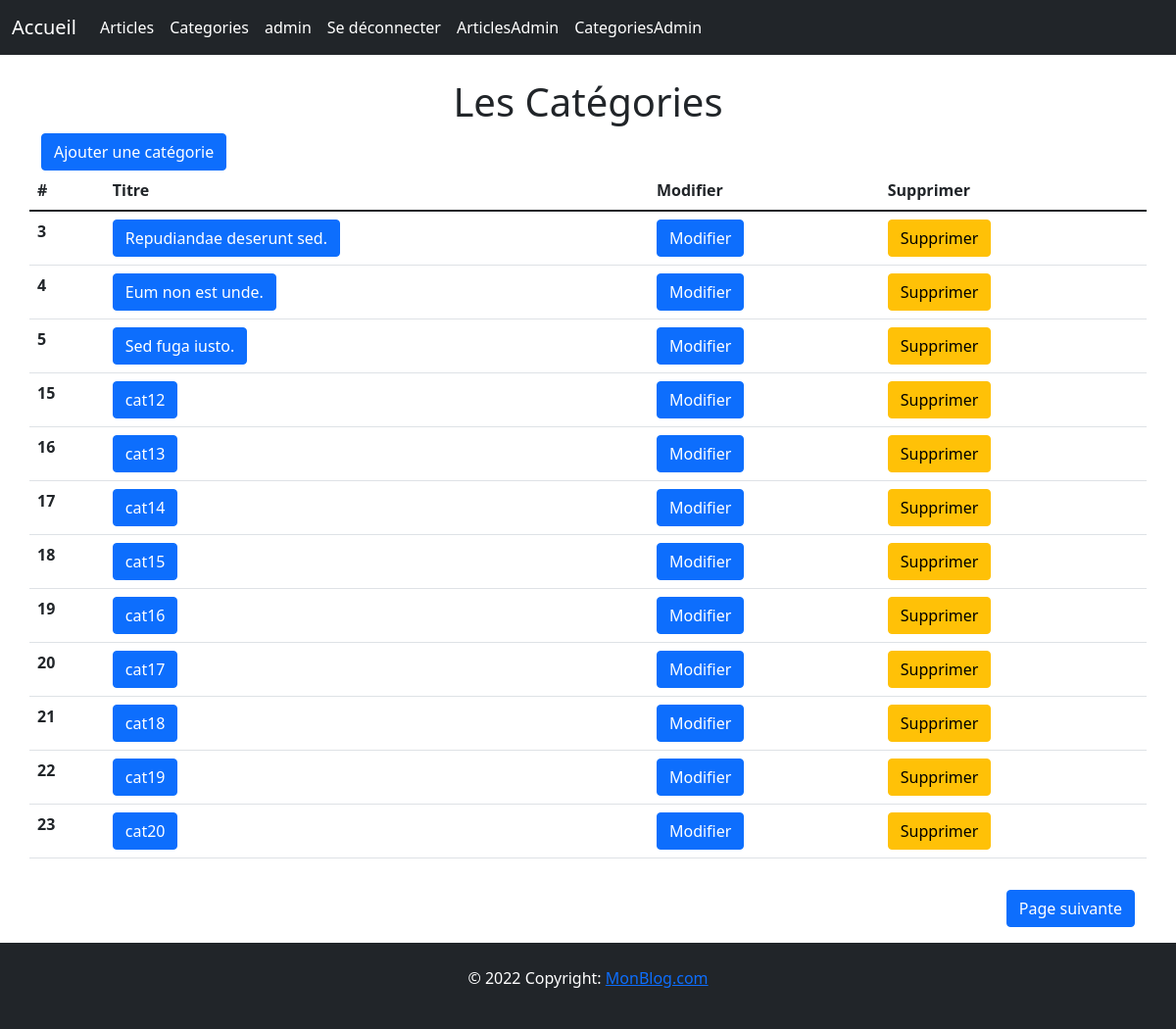
Page /admin/categories (signed in) on the committed database.
### tables this page shows
CREATE TABLE IF NOT EXISTS `category` (
  `id` int(10) unsigned NOT NULL AUTO_INCREMENT,
  `name` varchar(255) NOT NULL,
  PRIMARY KEY (`id`)
);

### app/controller/Admin.php (called while the page is built, shortened)
<?php
class Admin extends Controller
{
    public function __construct()
    {
        $this->categoryController = $this->loadController("category");
    }
    public function categories($method = null, $id = null)
    {
        $categories = $this->categoryController->getPaginatedCategories("admin/categories");
        $this->view('admin/categories', $categories);
    }
}

### app/core/app.php (called while the page is built, shortened)
<?php
class App
{
    protected $method = "index";
    public function __construct()
    {
        $url = $this->parseURL();
        if (file_exists("../app/controller/" . strtolower($url[0]) . ".php")) {
            unset($url[0]);
        } else {
            $this->controller = "post";
            $this->method = "notFound";
        }
        $this->controller = new $this->controller;
        if (isset($url[1])) {
            $url[1] = strtolower($url[1]);
            if (method_exists($this->controller, $url[1])) {
                $this->method = $url[1];
                unset($url[1]);
            }
        }
        $this->params = (count($url) > 0) ? $url : ["post"];
        call_user_func_array([$this->controller, $this->method], $this->params);
    }
    private function parseURL(): array
    {
        $url = isset($_GET['url']) ? $_GET['url'] : "post";
        return explode("/", filter_var(trim($url, "/"), FILTER_SANITIZE_URL));
    }
}

### public/index.php (called while the page is built, shortened)
<?php
$app = new App();

### app/core/database.php (called while the page is built, shortened)
<?php
class Database
{
  private $PDOInstance = null;
  private function __construct()
  {
    $string = DB_TYPE . ":host=" . DB_HOST . ";dbname=" . DB_NAME;
    $this->PDOInstance  = new PDO($string, DB_USER, DB_PASS, [
      PDO::ATTR_ERRMODE => PDO::ERRMODE_EXCEPTION
    ]);
  }
  public function read($query, $data = array(), $method = PDO::FETCH_OBJ)
  {
    $statement = $this->PDOInstance->prepare($query);
    $result = $statement->execute($data);
    if ($result) {
      $data = $statement->fetchAll($method);
      if (is_array($data) && count($data) > 0) {
        return $data;
      }
    }
    return false;
  }
}

### app/controller/Category.php (called while the page is built, shortened)
<?php
require_once('../app/helpers/Pagination.php');
class Category extends Controller
{
    private $categoryModel;
    public function __construct()
    {
        $this->categoryModel = $this->loadModel("CategoryModel");
    }
    public function getPaginatedCategories()
    {
        $queryCount = $this->categoryModel->count();
        $queryItems = $this->categoryModel->limitItems();
        $paginateCategories = new Pagination($queryCount, $queryItems, 12, "category");
        $limitCategories = $paginateCategories->getItems();
        $data['nextLink'] = $paginateCategories->nextLink();
        $data['previousLink'] = $paginateCategories->previousLink();
        $data['limitCategories'] = $limitCategories;
        return $data;
    }
}

### app/core/functions.php (called while the page is built, shortened)
<?php
function validateData(mixed $data): mixed
{
    $data = trim($data);
    $data = htmlspecialchars($data);
    $data = stripslashes($data);
    return $data;
}

### app/view/admin/categories.php (the view, shortened to what this page needs)
<h1 class="text-center">Les Catégories</h1>
<a class="btn btn-primary" href="<?= ROOT ?>admin/categories/create">Ajouter une catégorie</a>
<div class="row justify-content-center">
    <table class="table">
        <thead>
            <tr>
                <th scope="col">#</th>
                <th scope="col">Titre</th>
                <th scope="col">Modifier</th>
                <th scope="col">Supprimer</th>
            </tr>
        </thead>
        <tbody>
            <?php foreach ($data['limitCategories'] as $category) : ?>
                <tr>
                    <th scope="row"><?= $category->id ?></th>
                    <td><a href="<?= ROOT ?>post/category/<?= $category->id ?>" class="btn btn-primary"><?= validateData($category->name) ?></a></td>
                    <td><a href="<?= ROOT ?>admin/categories/update/<?= $category->id ?>" class="btn btn-primary">Modifier</a></td>
                    <td>
                        <form onsubmit="return confirm('Voulez vous supprimer cette catégorie ?')" action="<?= ROOT ?>admin/categories/delete/<?= $category->id ?>" method="POST">
                            <button type="submit" name="deleteCategories" class="btn btn-warning">Supprimer</button>
                        </form>
                    </td>
                </tr>
            <?php endforeach ?>
        </tbody>
    </table>
</div>
<div class="d-flex justify-content-between my-3">
    <?= $data['nextLink'] ?>
</div>
</div>

### rows in the picture
category: id "3", name "Repudiandae deserunt sed."
category: id "4", name "Eum non est unde."
category: id "5", name "Sed fuga iusto."
category: id "15", name "cat12"
category: id "16", name "cat13"
category: id "17", name "cat14"
category: id "18", name "cat15"
category: id "19", name "cat16"
category: id "20", name "cat17"
category: id "21", name "cat18"
category: id "22", name "cat19"
category: id "23", name "cat20"

### other values in the picture
$_SESSION['user']['userName'] "admin"
